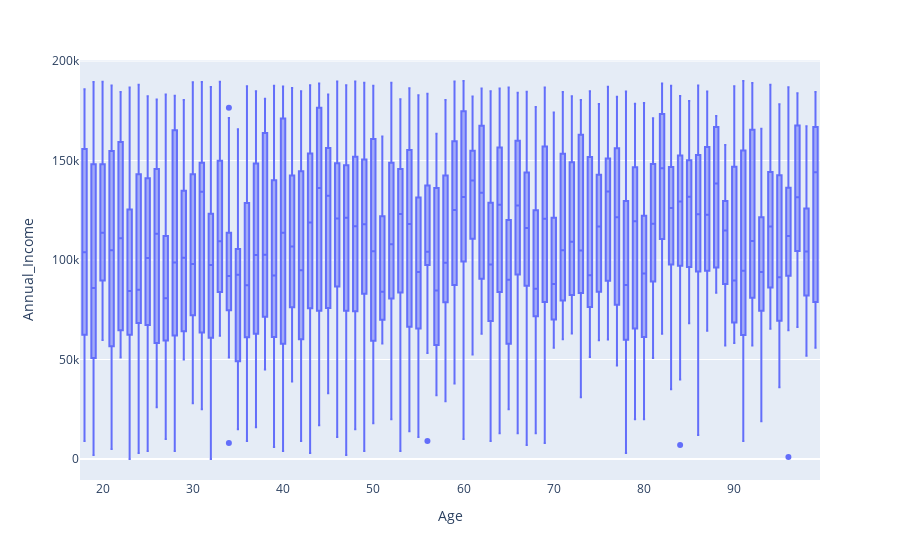

The code cell stored with this chart in its notebook:
### Code cell
fig = px.box(df, y="Annual_Income",x='Age')
fig.show()

### Figure 1 — Plotly figure (JSON) as saved in the notebook; plotly's stock layout.template omitted (floating-point values rounded to 4 significant figures; data arrays with more than 128 entries replaced by an {"elided": "..."} marker saying what was removed)
{"data": [{"alignmentgroup": "True", "hovertemplate": "Age=%{x}<br>Annual_Income=%{y}<extra></extra>", "legendgroup": "", "marker": {"color": "#636efa"}, "name": "", "notched": false, "offsetgroup": "", "orientation": "v", "showlegend": false, "type": "box", "x": {"elided": "2000 int values"}, "x0": " ", "xaxis": "x", "y": {"elided": "2000 int values"}, "y0": " ", "yaxis": "y"}], "layout": {"boxmode": "group", "legend": {"tracegroupgap": 0}, "margin": {"t": 60}, "xaxis": {"anchor": "y", "domain": [0, 1], "title": {"text": "Age"}}, "yaxis": {"anchor": "x", "domain": [0, 1], "title": {"text": "Annual_Income"}}}}
